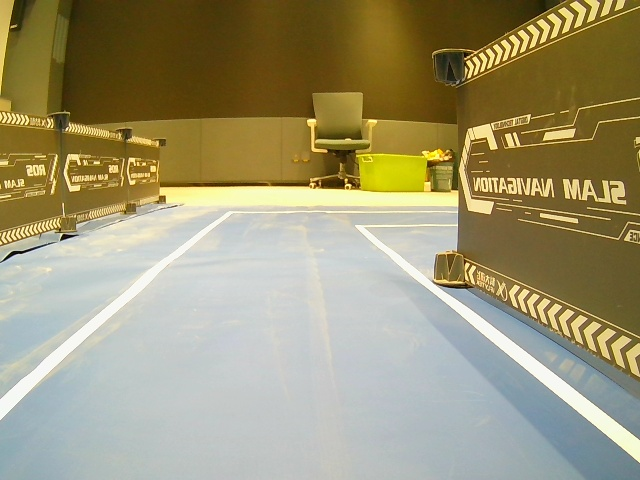
#> input picture photo/0.jpg, 640 x 480 px, given in place of the camera
$ python new_tinkin.py
#> lines starting #> are read from the running program, lines starting #| are printed output that depends on the picture; after the words box and inside, x2 and y2 are one past the last pixel; in counts of white or black regions, pixels touching at a corner belong together
import cv2
import numpy as np


class LineFinder:
    def __init__(self):
        self.in_doing_img = None
        self.image = None
        self.image_size = (640, 480)
        self.cut_range = [(0, 240), (640, 480)]
        self.image_path = 'photo/11.jpg'
        self.Flag = "Not start"
        self.capture = cv2.VideoCapture(0)

    def read_image(self):
        self.image = cv2.imread(self.image_path, 0)
        self.Flag = "Now Process"

    def read_cap(self):
        ret, frame = self.capture.read()
#> frame is the input picture: shape (480, 640, 3); mean B, G, R 115.9, 149.9, 157.6
        img = cv2.cvtColor(frame, cv2.COLOR_RGB2GRAY)
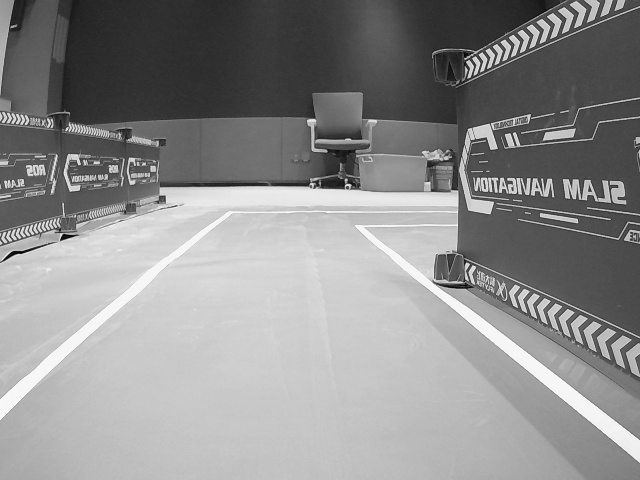
#> img: shape (480, 640); min 2, max 254, mean 140.6
        # cv2.imshow("show_time", img)
        img = cv2.resize(img, (640, 480))
        return img

    # 预处理裁切,模糊与大津法
    def img_pre_deal(self):
        self.image = cv2.resize(self.image, self.image_size)
        cut_image = self.image[self.cut_range[0][1]:self.cut_range[1][1], self.cut_range[0][0]:self.cut_range[1][0]]
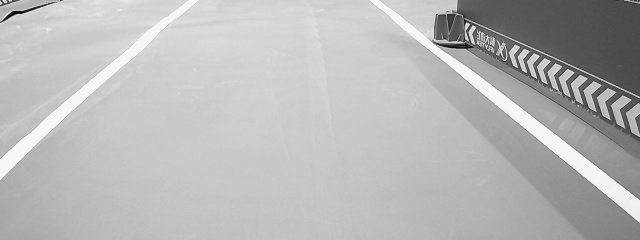
#> cut_image: shape (240, 640); min 2, max 254, mean 183.5
        gauss_img = cv2.GaussianBlur(cut_image, (25, 25), sigmaX=0, sigmaY=0)
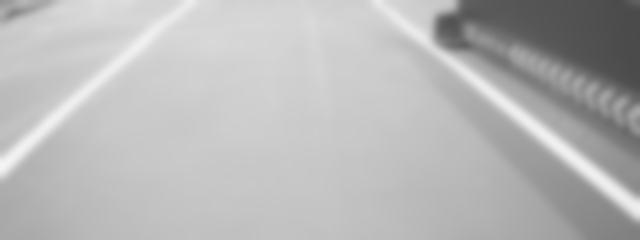
#> gauss_img: shape (240, 640); min 74, max 245, mean 183.5
        edge_img = cv2.adaptiveThreshold(gauss_img, 255, cv2.ADAPTIVE_THRESH_MEAN_C, cv2.THRESH_BINARY, 81, -7)
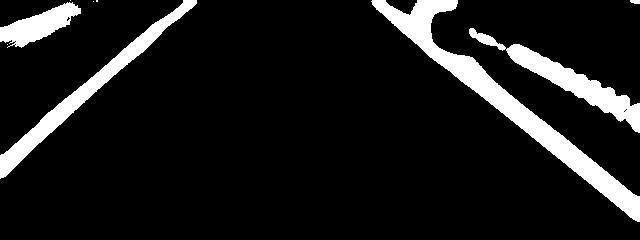
#> edge_img: shape (240, 640); 10.4% white; 9 white regions (4 under 20 px), largest, box (x1, y1, x2, y2) and area: (371, 0, 640, 222) 7238, (0, 0, 197, 179) 3683, (469, 28, 640, 133) 3299, (0, 2, 81, 48) 1735, (630, 0, 640, 4) 35
        kernel = np.ones((11, 11), dtype=np.uint8)
        edge_img = cv2.erode(edge_img, kernel, 1)
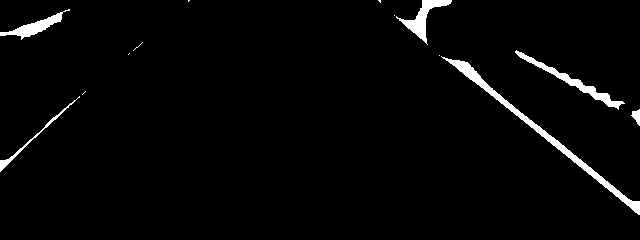
#> edge_img: shape (240, 640); 2.6% white; 13 white regions (7 under 20 px), largest, box (x1, y1, x2, y2) and area: (441, 56, 640, 215) 1639, (515, 50, 625, 110) 782, (396, 0, 452, 45) 661, (0, 9, 70, 40) 561, (0, 96, 80, 172) 284, (631, 109, 640, 126) 88
        self.in_doing_img = edge_img
        # cv2.imshow("show_time", edge_img)
        # cv2.waitKey(0)

    def line_find(self, mode="normal"):
#> called with mode = 'normal'
        if self.in_doing_img is None:
            return False
        else:
            pass
        left_start = 0
        right_start = 640
        up_start = 80
        down_start = 100  # 提取需要处理的部分图像
        img_part = self.in_doing_img[up_start:down_start, left_start:right_start]  # 将图像转换为布尔类型的数组，表示像素值是否大于等于128
        bool_img = img_part >= 128  # 沿水平方向对布尔数组进行求和，得到每列像素值大于等于128的数量
        finally_list = np.sum(bool_img, axis=0)
#> finally_list = 640 values, max 12 at index 593, min 0 at index 0, mean 0.845
        pressed_pix = 3  # 请替换为合适的值
        # 计算中间数值
        mid_num = int((right_start + left_start) / 2)
        i = 320
        while finally_list[i] <= pressed_pix and 1 < i < 639:
            i = i + 1
#> after the loop, i = 476
        right_line = i
#> right_line = 476
        i = 320
        while finally_list[i] <= pressed_pix and 1 < i < 639:
            i = i - 1
#> this loop made 319 passes
#> i on passes 1 to 3: 319, 318, 317
#> after the loop, i = 1
        left_line = i  # 查找右边界
#> left_line = 1
        pressed_pix = 10  # 请替换为合适的值
        mid_line = (left_line + right_line) / 2
#> mid_line = 238.5

        # test used
        if mode == "test":
            draw_0 = cv2.rectangle(self.in_doing_img, (left_line, up_start), (right_line, down_start), (255, 0, 0), 2)
            cv2.imshow("test", draw_0)
            cv2.waitKey(0)
        else:
            pass

        if left_line <= 1 and right_line >= 639:
            flag = "end"
        elif left_line <= 1:
            flag = "left"
        elif right_line >= 639:
            flag = "right"
        else:
            flag = "normal"

        return mid_line, flag

    def process(self, mode="cam"):
        """

        :param mode: input : "cam" or "test"
        :return: int : line, flag : "normal", "end", "left", "right"
        """
        flags = "normal"
        if mode == 'cam':
            this_frame = self.read_cap()
            self.image = this_frame
            self.img_pre_deal()
            loc, flags = self.line_find()
#> loc = 238.5; flags = 'left'
            loc = loc / self.image_size[0]
#> loc = 0.373
            return loc, flags
        elif mode == "test":
            self.read_image()
            self.img_pre_deal()
            loc, flags = self.line_find("test")
            return 0, 0
if __name__ == "__main__":
    line = LineFinder()
    while True:
        line_mid, flag = line.process("cam")
#> line_mid = 0.373; flag = 'left'
